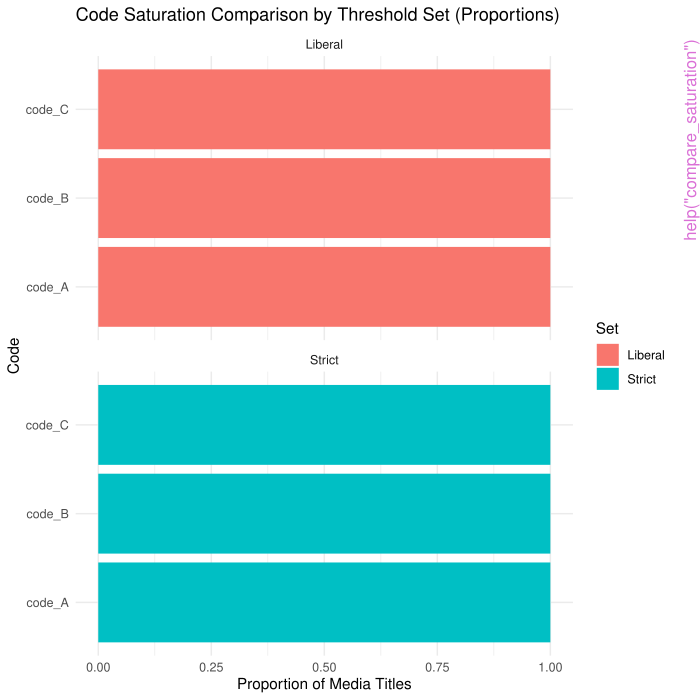

Write R code to recreate this figure.
pkgname <- "DedooseR"
source(file.path(R.home("share"), "R", "examples-header.R"))
options(warn = 1)
library('DedooseR')

base::assign(".oldSearch", base::search(), pos = 'CheckExEnv')
base::assign(".old_wd", base::getwd(), pos = 'CheckExEnv')
cleanEx()
nameEx("clean_data")
### * clean_data

flush(stderr()); flush(stdout())

### Name: clean_data
### Title: Clean and prepare qualitative excerpts for export
### Aliases: clean_data

### ** Examples

## Not run: 
##D result <- clean_data(
##D   excerpts = excerpts_raw,
##D   preferred_coders = c("CoderA", "CoderB"),
##D   rename_vars = list(new_name = "old_name"),
##D   relabel_vars = list(old_name = "new variable label"),
##D   output_path = "cleaned_excerpts.dta",
##D   output_type = "dta"
##D )
##D 
##D # Access cleaned data and codebook
##D head(result$data)
##D head(result$codebook)
## End(Not run)




cleanEx()
nameEx("compare_saturation")
### * compare_saturation

flush(stderr()); flush(stdout())

### Name: compare_saturation
### Title: Compare Code Saturation Across Threshold Sets
### Aliases: compare_saturation

### ** Examples

# Example data: excerpts with coded logical columns
set.seed(123)
excerpts <- data.frame(
  media_title = rep(paste0("Interview_", 1:5), each = 3),
  code_A = sample(c(TRUE, FALSE), 15, replace = TRUE),
  code_B = sample(c(TRUE, FALSE), 15, replace = TRUE),
  code_C = sample(c(TRUE, FALSE), 15, replace = TRUE)
)

# Create a code summary table (from your package function)
code_summary <- create_code_summary(excerpts, output_type = "tibble")

# Define two saturation threshold sets
thresholds_list <- list(
  Liberal = list(code_count = 3, prop_media_title = 0.2),
  Strict  = list(code_count = 5, prop_media_title = 0.5)
)

# Compare saturation (table only)
compare_saturation(code_summary, thresholds_list)

# Compare and plot using proportions
res <- compare_saturation(code_summary, thresholds_list, plot = TRUE, plot_metric = "prop")
res$plot

# Compare and plot both metrics with dual y-axes
res2 <- compare_saturation(code_summary, thresholds_list, plot = TRUE, plot_metric = "both")
res2$plot




cleanEx()
nameEx("cooccur")
### * cooccur

flush(stderr()); flush(stdout())

### Name: cooccur
### Title: Create a Code Co-occurrence Matrix and Network Plot
### Aliases: cooccur

### ** Examples

# Example 1: Basic co-occurrence matrix from excerpts
df <- data.frame(
  media_title = c("Doc1", "Doc2", "Doc3"),
  c_hope = c(1, 0, 1),
  c_family = c(1, 1, 0),
  c_school = c(0, 1, 1)
)

result <- cooccur(
  excerpts = df,
  scale = "count",
  output = "tibble",
  plot = TRUE
)

result$matrix  # Co-occurrence matrix
result$plot    # Network plot

# Example 2: Use descriptive labels from a codebook and proportions in the table
codebook <- data.frame(
  variable = c("c_hope", "c_family", "c_school"),
  label = c("Hope & Optimism", "Family Connectedness", "School Belonging")
)

labeled_result <- cooccur(
  excerpts = df,
  use_labels = TRUE,
  codebook = codebook,
  scale = "prop",
  output = "kable",
  plot = TRUE
)

labeled_result$matrix
labeled_result$plot




cleanEx()
nameEx("create_code_summary")
### * create_code_summary

flush(stderr()); flush(stdout())

### Name: create_code_summary
### Title: Create a Summary Table and Plot of Code Frequencies
### Aliases: create_code_summary

### ** Examples

# Example 1: Basic usage without a codebook
df <- data.frame(
  media_title = c("Doc1", "Doc2", "Doc3", "Doc4"),
  code_a = c(TRUE, FALSE, TRUE, TRUE),
  code_b = c(FALSE, TRUE, TRUE, FALSE)
)

create_code_summary(df, plot = TRUE)

# Example 2: Using a codebook for readable labels
codebook <- data.frame(
  variable = c("code_a", "code_b"),
  label = c("Community Engagement", "Policy Support")
)

create_code_summary(
  df,
  use_labels = TRUE,
  codebook = codebook,
  plot = TRUE,
  plot_metric = "both"
)

# Example 3: Excluding a code and outputting as datatable
create_code_summary(
  df,
  exclude = "code_b",
  output_type = "datatable"
)




cleanEx()
nameEx("recode_themes")
### * recode_themes

flush(stderr()); flush(stdout())

### Name: recode_themes
### Title: Recode logical code variables and optionally relabel them
### Aliases: recode_themes

### ** Examples

# Example dataset
df <- data.frame(
c_support = c(TRUE, FALSE, TRUE),
c_assist = c(FALSE, TRUE, TRUE),
c_anxiety = c(TRUE, FALSE, FALSE),
c_pressure = c(FALSE, TRUE, FALSE)
)

# Define recodes
recode_plan <- list(
c_help = c("c_support", "c_assist"),
c_stress = c("c_anxiety", "c_pressure")
)

# Run recode_themes() with new labels
result <- recode_themes(
data = df,
recodes = recode_plan,
relabel_vars = list(
c_help = "Mentions of helping or supporting others",
c_stress = "Mentions of stress or pressure"
)
)

# Extract recoded data and codebook
data_recode <- result$data_recode
codebook_recode <- result$codebook_recode

# View recoded dataset
head(data_recode)

# View codebook
head(codebook_recode)




cleanEx()
nameEx("set_saturation")
### * set_saturation

flush(stderr()); flush(stdout())

### Name: set_saturation
### Title: Compute and Visualize Code Saturation
### Aliases: set_saturation

### ** Examples

# Example dataset
code_counts <- tibble::tibble(
  code = c("Belonging", "Resilience", "Stress", "Hope"),
  count = c(15, 10, 8, 5),
  n_media_titles = c(8, 6, 5, 3)
)

# Basic usage (returns a tibble)
set_saturation(code_counts)

# Apply count and proportion filters, return a kable table
set_saturation(
  code_counts,
  total_media_titles = 10,
  table_min_count = 5,
  table_min_prop = 0.3,
  output_type = "kable"
)

# Generate a plot of proportions
res <- set_saturation(
  code_counts,
  total_media_titles = 10,
  plot = TRUE,
  plot_metric = "prop"
)
res$plot

# Plot both count and proportion using dual y-axes
res <- set_saturation(
  code_counts,
  total_media_titles = 10,
  plot = TRUE,
  plot_metric = "both",
  fill_color = "darkgreen"
)
res$plot




cleanEx()
nameEx("view_excerpts")
### * view_excerpts

flush(stderr()); flush(stdout())

### Name: view_excerpts
### Title: View Qualitative Excerpts by Code
### Aliases: view_excerpts

### ** Examples

library(dplyr)

df <- tibble::tibble(
  excerpt = c(
    "I felt supported by my peers.",
    "Teachers really listened to us.",
    "I learned a lot about myself."
  ),
  c_support = c(TRUE, TRUE, FALSE),
  c_growth = c(FALSE, FALSE, TRUE)
)
attr(df$c_support, "label") <- "Peer/Teacher Support"
attr(df$c_growth, "label") <- "Personal Growth"

# View excerpts interactively
if (interactive()) view_excerpts(df)




cleanEx()
nameEx("wordcloud")
### * wordcloud

flush(stderr()); flush(stdout())

### Name: wordcloud
### Title: Generate a word cloud for excerpts by code
### Aliases: wordcloud

### ** Examples

library(dplyr)
df <- tibble::tibble(
  excerpt = c(
    "I felt connected to peers and friends.",
    "We should normalize conversations about mental health.",
    "My teachers helped me belong at school.",
    "I am comfortable talking about suicide prevention."
  ),
  c_belonging = c(TRUE, FALSE, TRUE, FALSE),
  c_destigmatization = c(FALSE, TRUE, FALSE, FALSE)
)

# Word cloud for belonging excerpts
wordcloud(df, "c_belonging")

# With custom stop words
wordcloud(df, "c_belonging", custom_stopwords = c("connected", "school"))




### * <FOOTER>
###
cleanEx()
options(digits = 7L)
base::cat("Time elapsed: ", proc.time() - base::get("ptime", pos = 'CheckExEnv'),"\n")
grDevices::dev.off()
###
### Local variables: ***
### mode: outline-minor ***
### outline-regexp: "\\(> \\)?### [*]+" ***
### End: ***
quit('no')
